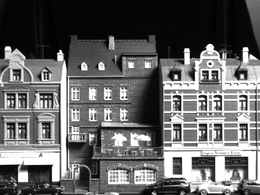
%> input picture ex6/House1.bmp, 260 x 195 px, shrunk from 640 x 480 before the run
$ octave ex6.m   (GNU Octave 9; MATLAB toolbox functions it lacks are replaced by stand-ins)
%> lines starting %> are read from the running program, lines starting %| are printed output that depends on the picture; in (x1, y1, x2, y2) boxes, pixels count from 0 and x2, y2 are one past the last pixel; in counts of white or black regions, pixels touching at a corner belong together; the program's own positions count from 1
### ex6/HarrisCorners.m
function corners = HarrisCorners(im, sigma, k, fTh)
%HARRISCORNERS Computes a list of features of type Harris corners

    t = sigma * sigma;
    x = -3 * ceil(sigma) : 3 * ceil(sigma);
    g = exp(-x.*x./(2*t)) / sqrt(2*pi*t);
    gx = (-x/t) .* exp(-x.*x ./ (2*t)) / sqrt(2*pi*t);

    Ix = filter2(g', filter2(gx, im, 'same'), 'same');
    Iy = filter2(gx', filter2(g, im, 'same'), 'same');

    Ix2 = Ix .* Ix;
    Iy2 = Iy .* Iy;
    Ixy = Ix .* Iy;

    a = filter2(g, Ix2, 'same');
    b = filter2(g, Iy2, 'same');
    c = filter2(g, Ixy, 'same');

    absum = a + b;
    r = a .* b - c .* c - k * absum .* absum;

    maxR = max(max(r));

    thR = r - fTh * maxR;
    idx = sign(thR);
    thR(idx==-1) = 0;
    thR(idx==0) = 0;

    for i=2:size(thR,1)-1
        for j=2:size(thR,2)-1
            if not(thR(i,j) > thR(i+1,j) && ...
                    thR(i,j) >= thR(i-1,j) && ...
                    thR(i,j) > thR(i,j+1) && ...
                    thR(i,j) >= thR(i,j-1))
                thR(i,j) = 0;
            end;
        end;
    end;

    thR(1,:) = zeros(1,size(thR,2));
    thR(size(thR,1),:) = zeros(1,size(thR,2));
    thR(:,1) = zeros(size(thR,1),1);
    thR(:,size(thR,2)) = zeros(size(thR,1),1);

    corners = [;];

    for i=2:size(thR,1)-1
        for j=2:size(thR,2)-1
            if thR(i,j) > 0
                corners(:,end+1) = [i; j]; %#ok<AGROW>
            end;
        end;
    end;

end

### ex6/extractPatch.m
function patch = extractPatch(image, n, line, column)
%EXTRACTPATCH Extracts a (2n+1)*(2n+1) pixel patch from image,
%   centered at (line,column)

    empty_lines = 0;

    if line-(n+1) < 0
        empty_lines = abs(line-n)+1;
    end;

    patch = zeros(empty_lines, size(image,2));
    patch = [patch; image(line-n+empty_lines:line-1,:)];
    patch = [patch; image(line,:)];

    empty_lines = 0;

    if line+n > size(image,1)
        empty_lines = abs(line+n-size(image,1));
    end;

    patch = [patch; image(line+1:line+n-empty_lines,:)];
    patch = [patch; zeros(empty_lines, size(image,2))];

    image = patch;

    empty_columns = 0;

    if column-(n+1) < 0
        empty_columns = abs(column-n)+1;
    end;

    patch = zeros(size(image,1), empty_columns);
    patch = [patch image(:,column-n+empty_columns:column-1)];
    patch = [patch image(:,column)];

    empty_columns = 0;

    if column+n > size(image,2)
        empty_columns = abs(column+n-size(image,2));
    end;

    patch = [patch image(:,column+1:column+n-empty_columns)];
    patch = [patch zeros(size(image,1), empty_columns)];

end

### ex6/findBestCorner.m
function bestCorner = findBestCorner(patch, n, im, corners)
%FINDBESTCORNER for a given patch and a list of patch references
%   finds the best corresponding match (highest correlation)

    bestCorrelation = +Inf;
    bestCorner = 0;

    %patch = extractPatch(im, n, ...
    %    cornerToMatch(1,1), cornerToMatch(2,1));

    for i=1:size(corners,2)
        line = corners(1,i);
        column = corners(2,i);
        toMatch = extractPatch(im, n, line, column);
        correlation = crossCorrelation(patch, toMatch);

        % something is rotten in the state of Denmark
        % look more at
        % http://stackoverflow.com/questions/15215310/special-situation-in-normalized-cross-correlation-for-template-matching
        if isnan(correlation)
            correlation = 0;
        end;
% [4 lines of commented-out code are left out]
            if abs(correlation) < bestCorrelation
                bestCorrelation = correlation;
                %bestCorner = corners(:,i);
                bestCorner = i;
            end;
%        end;
    end;

end

### ex6/ex6.m
close all;
clear all;
clc;

disp('6.Q1.1-2');
disp('Function to select a patch from an image,');
disp('     optimized, implemented in extractPatch.m');

disp('6.Q1.3');
disp('Function to compute cross-correlation between');
disp('     two patches is implemented in crossCorrelation.m');

disp('6.Q1.4');
disp('Function to find best correlated corner is');
disp('     implemented in findBestCorner.m');

sigma = 3;
k = .06; % this is the typical value
fTh = .15;%.2;%.23;%.07%.05;
% smaller values of fTh are useless, for
% although it yields more corners,
% the number of matches stays about the same

im1 = imread('House1.bmp');
%> im1 is the input picture: size 195x260 uint8; min 0, max 255, mean 100.9
im2 = imread('House2.bmp');
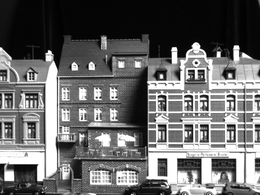
%> input picture ex6/House2.bmp, 260 x 195 px, shrunk from 640 x 480 before the run
%> im2 is the input picture: size 195x260 uint8; min 0, max 255, mean 104.9

corners1 = HarrisCorners(im1, sigma, k, fTh);
%> in HarrisCorners, `maxR = max(max(r));`: maxR = 58289
%> in HarrisCorners, `idx = sign(thR);`:
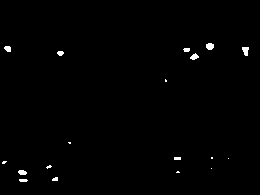
%> idx: size 195x260 double; values -1 (black) and 1 (white), 0.71% white; 18 white regions (8 under 20 px), largest, box (x1, y1, x2, y2) and area: (206, 43, 214, 50) 46, (242, 47, 249, 56) 46, (190, 53, 199, 60) 38
%> after the loop in HarrisCorners, `for i=2:size(thR,1)-1`: thR: size 195x260 double; min 0, max 49545.7, mean 13
%> after the loop in HarrisCorners, `for i=2:size(thR,1)-1`: corners = 75 columns, first 8: [47 47 47 48 48 49 49 49; 210 212 214 211 213 8 10 212]
%> corners1 has the same summary as corners in HarrisCorners
figure('Name', 'House 1 corners');
imagesc(im1);
colormap gray;
hold on;
plot(corners1(2,:), corners1(1,:), '.');
hold off;

corners2 = HarrisCorners(im2, sigma, k, fTh);
%> call 2 of HarrisCorners, with sigma = 3, k = 0.06, fTh = 0.15
%> in HarrisCorners (call 2), `r = a .* b - c .* c - k * absum .* absum;`:
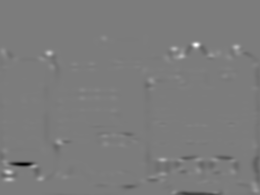
%> r: size 195x260 double; min -58409, max 61047.9, mean -102.2; drawn with min black and max white
%> in HarrisCorners (call 2), `maxR = max(max(r));`: maxR = 61047.9
%> in HarrisCorners (call 2), `idx = sign(thR);`: idx: size 195x260 double; values -1 (black) and 1 (white), 0.7% white; 19 white regions (11 under 20 px), largest, box (x1, y1, x2, y2) and area: (192, 42, 201, 49) 46, (176, 52, 185, 59) 38, (46, 50, 53, 56) 34
%> after the loop in HarrisCorners (call 2), `for i=2:size(thR,1)-1`: thR: size 195x260 double; min 0, max 51890.7, mean 12.2
%> after the loop in HarrisCorners (call 2), `for i=2:size(thR,1)-1`: corners = 71 columns, first 8: [45 45 45 46 46 47 47 47; 197 199 201 198 200 197 199 240]
%> corners2 has the same summary as corners in HarrisCorners
figure('Name', 'House 2 corners');
imagesc(im2);
colormap gray;
hold on;
plot(corners2(2,:), corners2(1,:), '.');
hold off;

disp('6.Q1.5');
bestCorners1 = [];
for i=1:size(corners1, 2)
    patch = extractPatch(im1, sigma, ...
        corners1(1,i), corners1(2,i));
    bestCorner = findBestCorner(patch, sigma, ...
        im2, corners2);
    bestCorners1 = [bestCorners1 bestCorner]; %#ok<AGROW>
end;
%> this loop made 75 passes
%> bestCorner on passes 17 to 28: 71, 27, 57, 64, 1, 14, 2, 45, 3, 14, 65, 14
%> (bestCorner, bestCorners1) on passes 1 to 6: (50, 50), (27, [50 27]), (14, [50 27 14]), (14, [50 27 14 14]), (57, [50 27 14 14 57]), (3, [50 27 14 14 57 3])
%> after the loop, bestCorners1 = 75 values, max 71 at index 17, min 1 at index 21, mean 19.19

disp('6.Q1.6');
bestCorners2 = [];
for i=1:size(corners2, 2)
    patch = extractPatch(im2, sigma, ...
        corners2(1,i), corners2(2,i));
    bestCorner = findBestCorner(patch, sigma, ...
        im1, corners1);
    bestCorners2 = [bestCorners2 bestCorner]; %#ok<AGROW>
end;
%> this loop made 71 passes
%> bestCorner on passes 17 to 28: 6, 31, 37, 1, 6, 62, 59, 38, 38, 20, 2, 10
%> (bestCorner, bestCorners2) on passes 1 to 6: (14, 14), (23, [14 23]), (6, [14 23 6]), (38, [14 23 6 38]), (25, [14 23 6 38 25]), (38, [14 23 6 38 25 38])

disp('6.Q1.7');
disp('Marriage');
disp('     Uniqueness method not used, for we have a');
disp('     reduced number of matches as it is, no more wanted');

marriedCoordinates = [];
for i=1:size(corners1,2)
    if bestCorners2(1,bestCorners1(1,i)) == i
        marriedCoordinates = [marriedCoordinates ...
            [i;bestCorners1(1,i)]]; %#ok<AGROW>
    end;
end;

disp('6.Q1.8');

colors = {'y', 'm', 'c', 'r', 'b', 'g'};
markers = {'o', '+', '*', 'x', 's', 'd', 'p', 'h', '^', 'v', '<', '>'};
colorsMarkers = [];

for i=1:size(markers,2)
    for j=1:size(colors,2)
        colorsMarkers = [colorsMarkers strcat(markers(1,i), colors(1,j))]; %#ok<AGROW>
    end;
end;

figure('Name', 'House1');
imagesc(imread('House1.bmp'));
colormap gray;
hold on;
for i=1:size(marriedCoordinates,2)
    corner = corners1(:,marriedCoordinates(1,i));
    icolors = i;
    if icolors > size(colorsMarkers,2)
        icolors = size(colorsMarkers,2);
    end;
    plot(corner(2,:), corner(1,:), char(colorsMarkers(1,i)));
end;

hold off;

figure('Name', 'House2');
imagesc(imread('House2.bmp'));
colormap gray;
hold on;
for i=1:size(marriedCoordinates,2)
    corner = corners2(:,marriedCoordinates(2,i));
    icolors = i;
    if icolors > size(colorsMarkers,2)
        icolors = size(colorsMarkers,2);
    end;
    plot(corner(2,:), corner(1,:), char(colorsMarkers(1,i)));
end;
hold off;

disp('6.Q2');

a = 20 * pi / 180;
s = sin(a);
c = cos(a);
H = [c s 0; -s c 0; 0 0 1];
Tr = maketform('projective', H');
im2w20 = imtransform(imread('House2.bmp'),Tr);
%> im2w20: size 272x311 uint8; min 0, max 255, mean 67.9

corners2Warp20 = HarrisCorners(im2w20, sigma, k, fTh);
%> call 3 of HarrisCorners, with sigma = 3, k = 0.06, fTh = 0.15
%> in HarrisCorners (call 3), `r = a .* b - c .* c - k * absum .* absum;`:
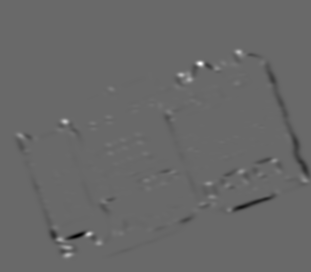
%> r: size 272x311 double; min -45794.2, max 65106, mean -198.8; drawn with min black and max white
%> in HarrisCorners (call 3), `idx = sign(thR);`:
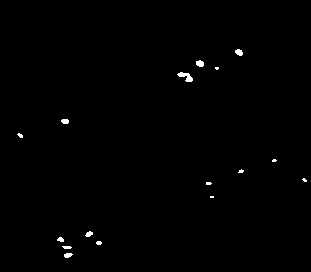
%> idx: size 272x311 double; values -1 (black) and 1 (white), 0.51% white; 16 white regions (7 under 20 px), largest, box (x1, y1, x2, y2) and area: (177, 72, 193, 82) 82, (196, 60, 204, 67) 44, (235, 49, 243, 56) 41
%> after the loop in HarrisCorners (call 3), `for i=2:size(thR,1)-1`: thR: size 272x311 double; min 0, max 55340.1, mean 10.9
figure('Name', '20deg Warped House 2 corners');
imagesc(im2w20);
colormap gray;
hold on;
plot(corners2Warp20(2,:), corners2Warp20(1,:), '.');
hold off;

bestCorners1Warp20 = [];
for i=1:size(corners1, 2)
    patch = extractPatch(im1, sigma, ...
        corners1(1,i), corners1(2,i));
    bestCorner = findBestCorner(patch, sigma, ...
        im2w20, corners2Warp20);
    bestCorners1Warp20 = [bestCorners1Warp20 bestCorner]; %#ok<AGROW>
end;

bestCorners2Warp20 = [];
for i=1:size(corners2Warp20, 2)
    patch = extractPatch(im2w20, sigma, ...
        corners2Warp20(1,i), corners2Warp20(2,i));
    bestCorner = findBestCorner(patch, sigma, ...
        im1, corners1);
    bestCorners2Warp20 = [bestCorners2Warp20 bestCorner]; %#ok<AGROW>
end;

marriedCoordinates = [];
for i=1:size(corners1,2)
    if bestCorners2Warp20(1,bestCorners1Warp20(1,i)) == i
        marriedCoordinates = [marriedCoordinates ...
            [i;bestCorners1Warp20(1,i)]]; %#ok<AGROW>
    end;
end;

figure('Name', '20deg Warped House 1 corners');
imagesc(imread('House1.bmp'));
colormap gray;
hold on;
for i=1:size(marriedCoordinates,2)
    corner = corners1(:,marriedCoordinates(1,i));
    icolors = i;
    if icolors > size(colorsMarkers,2)
        icolors = size(colorsMarkers,2);
    end;
    plot(corner(2,:), corner(1,:), char(colorsMarkers(1,i)));
end;

hold off;

figure('Name', '20deg Warped House 2 corners');
imagesc(im2w20);
colormap gray;
hold on;
for i=1:size(marriedCoordinates,2)
    corner = corners2Warp20(:,marriedCoordinates(2,i));
    icolors = i;
    if icolors > size(colorsMarkers,2)
        icolors = size(colorsMarkers,2);
    end;
    plot(corner(2,:), corner(1,:), char(colorsMarkers(1,i)));
end;
hold off;

% 45deg

a = 45 * pi / 180;
s = sin(a);
c = cos(a);
H = [c s 0; -s c 0; 0 0 1];
Tr = maketform('projective', H');
im2w40 = imtransform(imread('House2.bmp'),Tr);
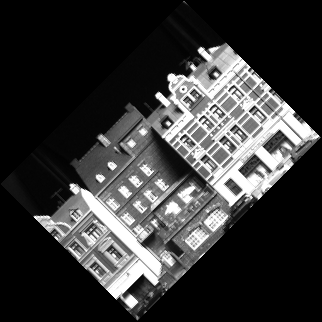
%> im2w40: size 322x322 uint8; min 0, max 255, mean 55.5

corners2Warp40 = HarrisCorners(im2w40, sigma, k, fTh);
%> call 4 of HarrisCorners, with sigma = 3, k = 0.06, fTh = 0.15
%> in HarrisCorners (call 4), `Iy = filter2(gx', filter2(g, im, 'same'), 'same');`:
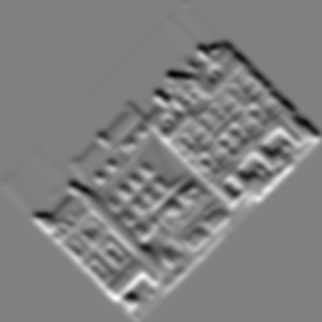
%> Iy: size 322x322 double; min -28.73, max 28.06, mean 0; drawn with min black and max white
figure('Name', '45deg Warped House 2 corners');
imagesc(im2w40);
colormap gray;
hold on;
plot(corners2Warp40(2,:), corners2Warp40(1,:), '.');
hold off;

bestCorners1Warp40 = [];
for i=1:size(corners1, 2)
    patch = extractPatch(im1, sigma, ...
        corners1(1,i), corners1(2,i));
    bestCorner = findBestCorner(patch, sigma, ...
        im2w40, corners2Warp40);
    bestCorners1Warp40 = [bestCorners1Warp40 bestCorner]; %#ok<AGROW>
end;

bestCorners2Warp40 = [];
for i=1:size(corners2Warp40, 2)
    patch = extractPatch(im2w40, sigma, ...
        corners2Warp40(1,i), corners2Warp40(2,i));
    bestCorner = findBestCorner(patch, sigma, ...
        im1, corners1);
    bestCorners2Warp40 = [bestCorners2Warp40 bestCorner]; %#ok<AGROW>
end;

marriedCoordinates = [];
for i=1:size(corners1,2)
    if bestCorners2Warp40(1,bestCorners1Warp40(1,i)) == i
        marriedCoordinates = [marriedCoordinates ...
            [i;bestCorners1Warp40(1,i)]]; %#ok<AGROW>
    end;
end;

figure('Name', '45deg Warped House 1 corners');
imagesc(imread('House1.bmp'));
colormap gray;
hold on;
for i=1:size(marriedCoordinates,2)
    corner = corners1(:,marriedCoordinates(1,i));
    icolors = i;
    if icolors > size(colorsMarkers,2)
        icolors = size(colorsMarkers,2);
    end;
    plot(corner(2,:), corner(1,:), char(colorsMarkers(1,i)));
end;

hold off;

figure('Name', '45deg Warped House 2 corners');
imagesc(im2w40);
colormap gray;
hold on;
for i=1:size(marriedCoordinates,2)
    corner = corners2Warp40(:,marriedCoordinates(2,i));
    icolors = i;
    if icolors > size(colorsMarkers,2)
        icolors = size(colorsMarkers,2);
    end;
    plot(corner(2,:), corner(1,:), char(colorsMarkers(1,i)));
end;
hold off;

% s=0.1, c=1 (or I3)

s = .1;
H = [1 s 0; -s 1 0; 0 0 1];
Tr = maketform('projective', H');
im2w1 = imtransform(imread('House2.bmp'),Tr);

corners2Warp1 = HarrisCorners(im2w1, sigma, k, fTh);
figure('Name', 'special Warped House 2 corners');
imagesc(im2w1);
colormap gray;
hold on;
plot(corners2Warp1(2,:), corners2Warp1(1,:), '.');
hold off;

bestCorners1Warp1 = [];
for i=1:size(corners1, 2)
    patch = extractPatch(im1, sigma, ...
        corners1(1,i), corners1(2,i));
    bestCorner = findBestCorner(patch, sigma, ...
        im2w1, corners2Warp1);
    bestCorners1Warp1 = [bestCorners1Warp1 bestCorner]; %#ok<AGROW>
end;

bestCorners2Warp1 = [];
for i=1:size(corners2Warp1, 2)
    patch = extractPatch(im2w1, sigma, ...
        corners2Warp1(1,i), corners2Warp1(2,i));
    bestCorner = findBestCorner(patch, sigma, ...
        im1, corners1);
    bestCorners2Warp1 = [bestCorners2Warp1 bestCorner]; %#ok<AGROW>
end;

marriedCoordinates = [];
for i=1:size(corners1,2)
    if bestCorners2Warp1(1,bestCorners1Warp1(1,i)) == i
        marriedCoordinates = [marriedCoordinates ...
            [i;bestCorners1Warp1(1,i)]]; %#ok<AGROW>
    end;
end;

figure('Name', 'special Warped House 1 corners');
imagesc(imread('House1.bmp'));
colormap gray;
hold on;
for i=1:size(marriedCoordinates,2)
    corner = corners1(:,marriedCoordinates(1,i));
    icolors = i;
    if icolors > size(colorsMarkers,2)
        icolors = size(colorsMarkers,2);
    end;
    plot(corner(2,:), corner(1,:), char(colorsMarkers(1,i)));
end;

hold off;

figure('Name', 'special Warped House 2 corners');
imagesc(im2w1);
colormap gray;
hold on;
for i=1:size(marriedCoordinates,2)
    corner = corners2Warp1(:,marriedCoordinates(2,i));
    icolors = i;
    if icolors > size(colorsMarkers,2)
        icolors = size(colorsMarkers,2);
    end;
    plot(corner(2,:), corner(1,:), char(colorsMarkers(1,i)));
end;
hold off;

disp('6.Q3');
disp('     See ex6p2.m');
